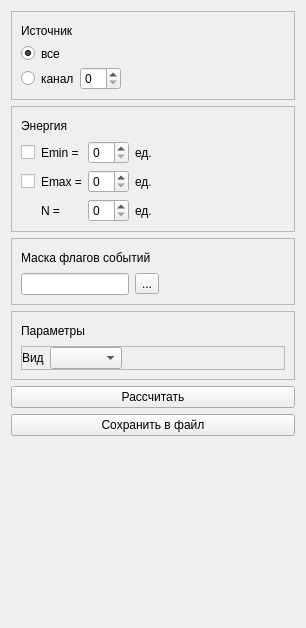
<?xml version="1.0" encoding="UTF-8"?>
<ui version="4.0">
 <class>Histogram_energy</class>
 <widget class="QWidget" name="Histogram_energy">
  <property name="geometry">
   <rect>
    <x>0</x>
    <y>0</y>
    <width>306</width>
    <height>628</height>
   </rect>
  </property>
  <property name="windowTitle">
   <string>Dialog</string>
  </property>
  <layout class="QVBoxLayout" name="verticalLayout_4">
   <item>
    <layout class="QHBoxLayout" name="horizontalLayout_2">
     <item>
      <widget class="QFrame" name="frame_main">
       <property name="minimumSize">
        <size>
         <width>0</width>
         <height>50</height>
        </size>
       </property>
       <property name="frameShape">
        <enum>QFrame::NoFrame</enum>
       </property>
       <property name="frameShadow">
        <enum>QFrame::Plain</enum>
       </property>
       <layout class="QVBoxLayout" name="verticalLayout">
        <property name="leftMargin">
         <number>0</number>
        </property>
        <property name="topMargin">
         <number>0</number>
        </property>
        <property name="rightMargin">
         <number>0</number>
        </property>
        <property name="bottomMargin">
         <number>0</number>
        </property>
        <item>
         <layout class="QHBoxLayout" name="metadata_widget_layout"/>
        </item>
        <item>
         <widget class="QFrame" name="frame_0">
          <property name="frameShape">
           <enum>QFrame::StyledPanel</enum>
          </property>
          <property name="frameShadow">
           <enum>QFrame::Sunken</enum>
          </property>
          <layout class="QVBoxLayout" name="verticalLayout_8">
           <item>
            <layout class="QHBoxLayout" name="horizontalLayout_5">
             <item>
              <widget class="QLabel" name="label_2">
               <property name="text">
                <string>Источник</string>
               </property>
              </widget>
             </item>
             <item>
              <widget class="QToolButton" name="btn_source_expanded">
               <property name="styleSheet">
                <string notr="true">QToolButton#btn_source_expanded {
	image: url(:/images/expanding.png);
	border-style: inset;
}
QToolButton#btn_source_expanded:checked {
	image: url(:/images/collapsing.png);
	border-style: inset;
}</string>
               </property>
               <property name="checkable">
                <bool>true</bool>
               </property>
              </widget>
             </item>
            </layout>
           </item>
           <item>
            <widget class="QFrame" name="frame_source">
             <property name="frameShape">
              <enum>QFrame::NoFrame</enum>
             </property>
             <property name="frameShadow">
              <enum>QFrame::Raised</enum>
             </property>
             <layout class="QHBoxLayout" name="horizontalLayout_4">
              <property name="leftMargin">
               <number>0</number>
              </property>
              <property name="topMargin">
               <number>0</number>
              </property>
              <property name="rightMargin">
               <number>0</number>
              </property>
              <property name="bottomMargin">
               <number>0</number>
              </property>
              <item>
               <layout class="QGridLayout" name="gridLayout_2">
                <item row="0" column="1">
                 <widget class="QLabel" name="label_3">
                  <property name="sizePolicy">
                   <sizepolicy hsizetype="Fixed" vsizetype="Preferred">
                    <horstretch>0</horstretch>
                    <verstretch>0</verstretch>
                   </sizepolicy>
                  </property>
                  <property name="text">
                   <string>все</string>
                  </property>
                 </widget>
                </item>
                <item row="1" column="1">
                 <widget class="QLabel" name="label_4">
                  <property name="sizePolicy">
                   <sizepolicy hsizetype="Fixed" vsizetype="Preferred">
                    <horstretch>0</horstretch>
                    <verstretch>0</verstretch>
                   </sizepolicy>
                  </property>
                  <property name="text">
                   <string>канал</string>
                  </property>
                 </widget>
                </item>
                <item row="0" column="0">
                 <widget class="QRadioButton" name="rb_event_all">
                  <property name="sizePolicy">
                   <sizepolicy hsizetype="Fixed" vsizetype="Fixed">
                    <horstretch>0</horstretch>
                    <verstretch>0</verstretch>
                   </sizepolicy>
                  </property>
                  <property name="checked">
                   <bool>true</bool>
                  </property>
                 </widget>
                </item>
                <item row="1" column="0">
                 <widget class="QRadioButton" name="rb_event_addr">
                  <property name="sizePolicy">
                   <sizepolicy hsizetype="Fixed" vsizetype="Fixed">
                    <horstretch>0</horstretch>
                    <verstretch>0</verstretch>
                   </sizepolicy>
                  </property>
                 </widget>
                </item>
                <item row="1" column="2">
                 <widget class="QSpinBox" name="sb_filter_address"/>
                </item>
               </layout>
              </item>
              <item>
               <spacer name="horizontalSpacer">
                <property name="orientation">
                 <enum>Qt::Horizontal</enum>
                </property>
                <property name="sizeHint" stdset="0">
                 <size>
                  <width>40</width>
                  <height>20</height>
                 </size>
                </property>
               </spacer>
              </item>
             </layout>
            </widget>
           </item>
          </layout>
         </widget>
        </item>
        <item>
         <widget class="QFrame" name="frame_1">
          <property name="frameShape">
           <enum>QFrame::StyledPanel</enum>
          </property>
          <property name="frameShadow">
           <enum>QFrame::Sunken</enum>
          </property>
          <layout class="QVBoxLayout" name="verticalLayout_9">
           <item>
            <layout class="QHBoxLayout" name="horizontalLayout_6">
             <item>
              <widget class="QLabel" name="label_12">
               <property name="text">
                <string>Энергия</string>
               </property>
              </widget>
             </item>
             <item>
              <widget class="QToolButton" name="btn_energy_expanded">
               <property name="styleSheet">
                <string notr="true">QToolButton#btn_energy_expanded {
	image: url(:/images/expanding.png);
	border-style: inset;
}
QToolButton#btn_energy_expanded:checked {
	image: url(:/images/collapsing.png);
	border-style: inset;
}</string>
               </property>
               <property name="checkable">
                <bool>true</bool>
               </property>
              </widget>
             </item>
            </layout>
           </item>
           <item>
            <widget class="QFrame" name="frame_energy">
             <property name="frameShape">
              <enum>QFrame::NoFrame</enum>
             </property>
             <property name="frameShadow">
              <enum>QFrame::Raised</enum>
             </property>
             <layout class="QHBoxLayout" name="horizontalLayout_9">
              <property name="leftMargin">
               <number>0</number>
              </property>
              <property name="topMargin">
               <number>0</number>
              </property>
              <property name="rightMargin">
               <number>0</number>
              </property>
              <property name="bottomMargin">
               <number>0</number>
              </property>
              <item>
               <layout class="QGridLayout" name="gridLayout_3">
                <item row="1" column="1">
                 <widget class="QLabel" name="label_7">
                  <property name="text">
                   <string>Emax =</string>
                  </property>
                 </widget>
                </item>
                <item row="0" column="1">
                 <widget class="QLabel" name="label_5">
                  <property name="text">
                   <string>Emin =</string>
                  </property>
                 </widget>
                </item>
                <item row="0" column="2">
                 <widget class="QSpinBox" name="sb_e_min"/>
                </item>
                <item row="1" column="2">
                 <widget class="QSpinBox" name="sb_e_max"/>
                </item>
                <item row="0" column="3">
                 <widget class="QLabel" name="label_8">
                  <property name="text">
                   <string>ед.</string>
                  </property>
                 </widget>
                </item>
                <item row="1" column="3">
                 <widget class="QLabel" name="label_9">
                  <property name="text">
                   <string>ед.</string>
                  </property>
                 </widget>
                </item>
                <item row="2" column="2">
                 <widget class="QSpinBox" name="sb_N"/>
                </item>
                <item row="2" column="1">
                 <widget class="QLabel" name="label_10">
                  <property name="text">
                   <string>N =</string>
                  </property>
                 </widget>
                </item>
                <item row="2" column="3">
                 <widget class="QLabel" name="label_11">
                  <property name="text">
                   <string>ед.</string>
                  </property>
                 </widget>
                </item>
                <item row="0" column="0">
                 <widget class="QCheckBox" name="cb_enable_filter_min_energy"/>
                </item>
                <item row="1" column="0">
                 <widget class="QCheckBox" name="cb_enable_filter_max_energy"/>
                </item>
               </layout>
              </item>
              <item>
               <spacer name="horizontalSpacer_2">
                <property name="orientation">
                 <enum>Qt::Horizontal</enum>
                </property>
                <property name="sizeHint" stdset="0">
                 <size>
                  <width>40</width>
                  <height>20</height>
                 </size>
                </property>
               </spacer>
              </item>
             </layout>
            </widget>
           </item>
          </layout>
         </widget>
        </item>
        <item>
         <widget class="QFrame" name="frame_3">
          <property name="frameShape">
           <enum>QFrame::StyledPanel</enum>
          </property>
          <property name="frameShadow">
           <enum>QFrame::Sunken</enum>
          </property>
          <layout class="QVBoxLayout" name="verticalLayout_10">
           <item>
            <layout class="QHBoxLayout" name="horizontalLayout_7">
             <item>
              <widget class="QLabel" name="label_13">
               <property name="text">
                <string>Маска флагов событий</string>
               </property>
              </widget>
             </item>
             <item>
              <widget class="QToolButton" name="btn_events_flag_expanded">
               <property name="styleSheet">
                <string notr="true">QToolButton#btn_events_flag_expanded {
	image: url(:/images/expanding.png);
	border-style: inset;
}
QToolButton#btn_events_flag_expanded:checked {
	image: url(:/images/collapsing.png);
	border-style: inset;
}</string>
               </property>
               <property name="checkable">
                <bool>true</bool>
               </property>
              </widget>
             </item>
            </layout>
           </item>
           <item>
            <widget class="QFrame" name="frame_events_flag">
             <property name="frameShape">
              <enum>QFrame::NoFrame</enum>
             </property>
             <property name="frameShadow">
              <enum>QFrame::Raised</enum>
             </property>
             <layout class="QHBoxLayout" name="horizontalLayout_11">
              <property name="leftMargin">
               <number>0</number>
              </property>
              <property name="topMargin">
               <number>0</number>
              </property>
              <property name="rightMargin">
               <number>0</number>
              </property>
              <property name="bottomMargin">
               <number>0</number>
              </property>
              <item>
               <layout class="QHBoxLayout" name="horizontalLayout">
                <item>
                 <widget class="QLineEdit" name="le_events_flags"/>
                </item>
                <item>
                 <widget class="QToolButton" name="btn_events_flags">
                  <property name="text">
                   <string>...</string>
                  </property>
                 </widget>
                </item>
               </layout>
              </item>
              <item>
               <spacer name="horizontalSpacer_3">
                <property name="orientation">
                 <enum>Qt::Horizontal</enum>
                </property>
                <property name="sizeHint" stdset="0">
                 <size>
                  <width>40</width>
                  <height>20</height>
                 </size>
                </property>
               </spacer>
              </item>
             </layout>
            </widget>
           </item>
          </layout>
         </widget>
        </item>
        <item>
         <widget class="QFrame" name="frame">
          <property name="frameShape">
           <enum>QFrame::StyledPanel</enum>
          </property>
          <property name="frameShadow">
           <enum>QFrame::Sunken</enum>
          </property>
          <layout class="QVBoxLayout" name="verticalLayout_11">
           <item>
            <layout class="QHBoxLayout" name="horizontalLayout_8">
             <item>
              <widget class="QLabel" name="label_14">
               <property name="text">
                <string>Параметры</string>
               </property>
              </widget>
             </item>
             <item>
              <widget class="QToolButton" name="btn_param_expanded">
               <property name="styleSheet">
                <string notr="true">QToolButton#btn_param_expanded {
	image: url(:/images/expanding.png);
	border-style: inset;
}
QToolButton#btn_param_expanded:checked {
	image: url(:/images/collapsing.png);
	border-style: inset;
}</string>
               </property>
               <property name="checkable">
                <bool>true</bool>
               </property>
              </widget>
             </item>
            </layout>
           </item>
           <item>
            <widget class="QFrame" name="frame_param">
             <property name="frameShape">
              <enum>QFrame::StyledPanel</enum>
             </property>
             <property name="frameShadow">
              <enum>QFrame::Raised</enum>
             </property>
             <layout class="QHBoxLayout" name="horizontalLayout_12">
              <property name="leftMargin">
               <number>0</number>
              </property>
              <property name="topMargin">
               <number>0</number>
              </property>
              <property name="rightMargin">
               <number>0</number>
              </property>
              <property name="bottomMargin">
               <number>0</number>
              </property>
              <item>
               <layout class="QHBoxLayout" name="horizontalLayout_3">
                <item>
                 <widget class="QLabel" name="label">
                  <property name="sizePolicy">
                   <sizepolicy hsizetype="Fixed" vsizetype="Preferred">
                    <horstretch>0</horstretch>
                    <verstretch>0</verstretch>
                   </sizepolicy>
                  </property>
                  <property name="text">
                   <string>Вид</string>
                  </property>
                 </widget>
                </item>
                <item>
                 <widget class="QComboBox" name="cb_type_curve"/>
                </item>
               </layout>
              </item>
              <item>
               <spacer name="horizontalSpacer_4">
                <property name="orientation">
                 <enum>Qt::Horizontal</enum>
                </property>
                <property name="sizeHint" stdset="0">
                 <size>
                  <width>40</width>
                  <height>20</height>
                 </size>
                </property>
               </spacer>
              </item>
             </layout>
            </widget>
           </item>
          </layout>
         </widget>
        </item>
        <item>
         <widget class="QPushButton" name="btn_refresh">
          <property name="text">
           <string>Рассчитать</string>
          </property>
         </widget>
        </item>
        <item>
         <widget class="QPushButton" name="btn_save_picture_to_file">
          <property name="text">
           <string>Сохранить в файл</string>
          </property>
         </widget>
        </item>
        <item>
         <spacer name="verticalSpacer">
          <property name="orientation">
           <enum>Qt::Vertical</enum>
          </property>
          <property name="sizeHint" stdset="0">
           <size>
            <width>20</width>
            <height>40</height>
           </size>
          </property>
         </spacer>
        </item>
       </layout>
      </widget>
     </item>
    </layout>
   </item>
  </layout>
 </widget>
 <resources/>
 <connections/>
</ui>
